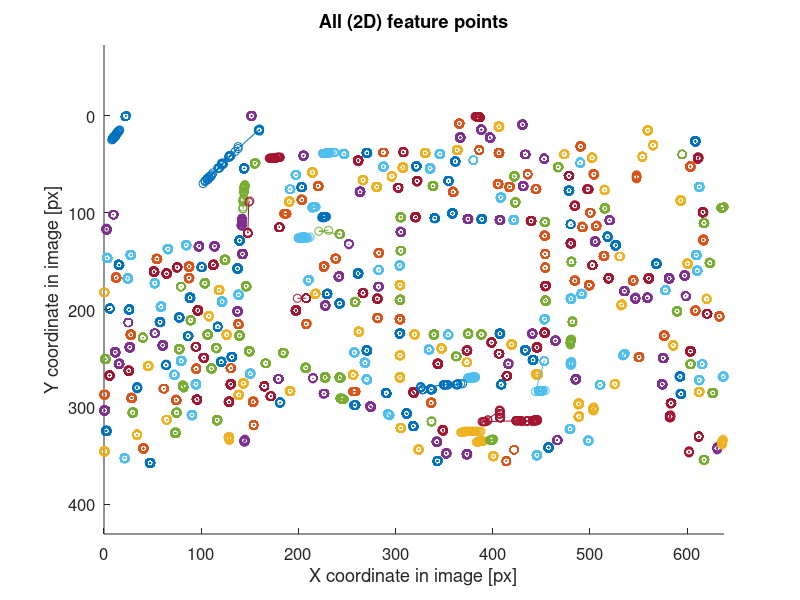
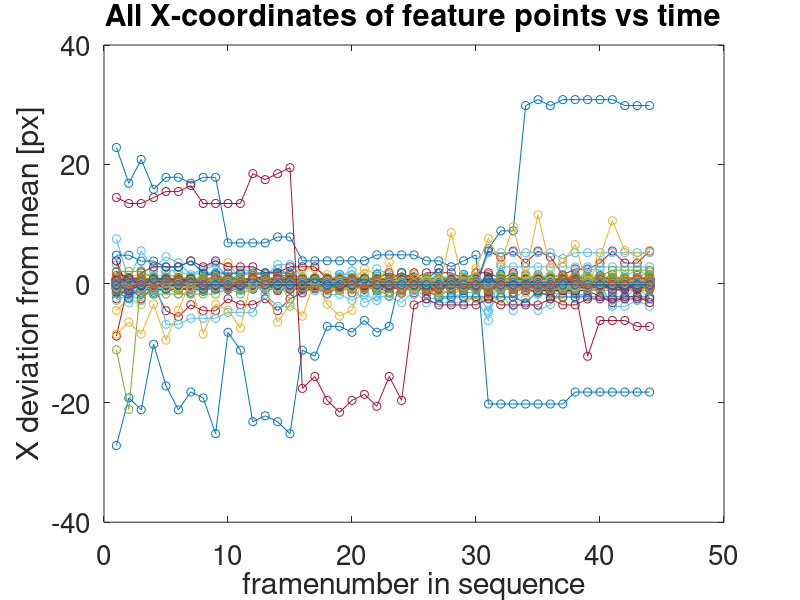
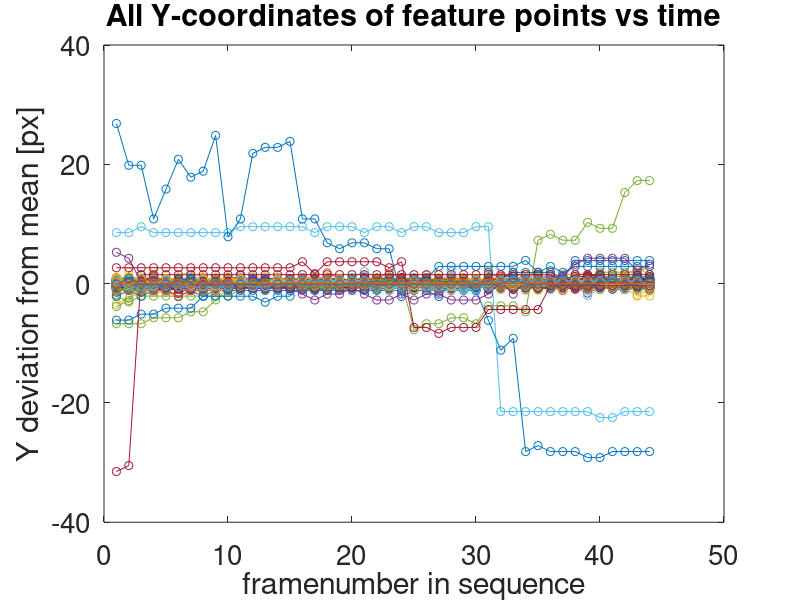
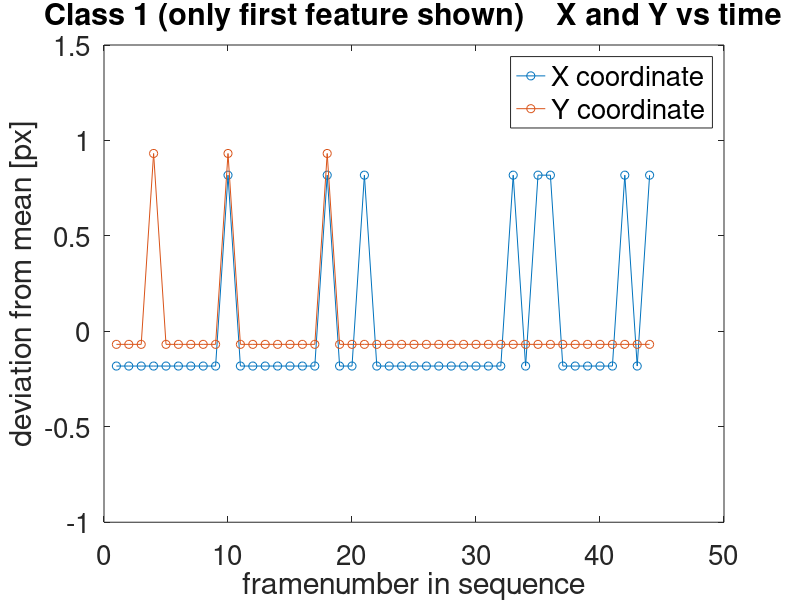

The MATLAB source for these figures, in order:
%
% Investigation of rolling shutter effect on 2D feature positions
% Tested with Octave 3.6.4
%

clf
close all
clc

load rolling_shutter_features_out.mat    % data
dataNormX = data(:,:,1) - mean(data(:,:,1));
dataNormY = data(:,:,2) - mean(data(:,:,2));

FontSize = 20;

% Plot all feature points
figure(1)
title('All (2D) feature points')
hold on
for i=1:size(data,2)
    plot(data(:,i,1), data(:,i,2), 'o-')
end
set(gca, 'FontSize', 12)
set(gca, 'YDir', 'reverse')
axis equal tight
hold off
xlabel('X coordinate in image [px]')
ylabel('Y coordinate in image [px]')
saveas(gcf, ['figures/all_features.pdf'])

% Plot features' mean deviation over time for X and Y coordinates
figure(2)
plot(dataNormX, 'o-')
ylim([-40, 40])
title('All X-coordinates of feature points vs time')
set(gca, 'FontSize', FontSize)
xlabel('framenumber in sequence')
ylabel('X deviation from mean [px]')
saveas(gcf, ['figures/all_features_X.pdf'])
figure(3)
plot(dataNormY, 'o-')
ylim([-40, 40])
title('All Y-coordinates of feature points vs time')
set(gca, 'FontSize', FontSize)
xlabel('framenumber in sequence')
ylabel('Y deviation from mean [px]')
saveas(gcf, ['figures/all_features_Y.pdf'])

% Classify data into rolling shutter error and bad tracks
dataANormX = abs(dataNormX);
dataANormY = abs(dataNormY);
class0    =                                        find(all(dataANormX == 0));
classHalf = intersect(find(any(dataANormX > 0)),   find(all(dataANormX <= 0.5)));
class1    = intersect(find(any(dataANormX > 0.5)), find(all(dataANormX <= 1)));
class3    = intersect(find(any(dataANormX > 1)),   find(all(dataANormX <= 3)));
class3pX  =                                        find(any(dataANormX >  3));    % bad tracks
class3pY  =                                        find(any(dataANormY >  3));    % bad tracks
class3p   = intersect(class3pX, class3pY);    % bad tracking error for both coordinates

disp (['size(data)      = ', num2str(size(data,2)),      '    std = ', num2str(std(dataNormX(:,:)(:)))])
disp (['size(class0)    = ', num2str(length(class0)),    '    std = ', num2str(std(dataNormX(:,class0)(:)))])
disp (['size(classHalf) = ', num2str(length(classHalf)), '    std = ', num2str(std(dataNormX(:,classHalf)(:)))])
disp (['size(class1)    = ', num2str(length(class1)),    '    std = ', num2str(std(dataNormX(:,class1)(:)))])
disp (['size(class3)    = ', num2str(length(class3)),    '    std = ', num2str(std(dataNormX(:,class3)(:)))])
disp (['size(class3p)   = ', num2str(length(class3p)),   '    std = ', num2str(std(dataNormX(:,class3p)(:)))])

% Visualize class 0.5
figure(4)
plot([dataNormX(:,classHalf(1)), dataNormY(:,classHalf(1))], 'o-')
title('Class 0.5 (only first feature shown)    X and Y vs time')
figure(5)
hist(dataNormX(:,classHalf(1)))
title('Class 0.5    Histogram X')
figure(6)
hist(dataNormY(:,classHalf(1)))
title('Class 0.5    Histogram Y')

% Visualize class 1
figure(7)
plot([dataNormX(:,class1(1)), dataNormY(:,class1(1))], 'o-')
ylim([-1, 1.5])
title('Class 1 (only first feature shown)    X and Y vs time')
set(gca, 'FontSize', FontSize)
xlabel('framenumber in sequence')
ylabel('deviation from mean [px]')
set(legend('X coordinate', 'Y coordinate'), 'FontSize', FontSize)
saveas(gcf, ['figures/class1_deviation.pdf'])
figure(8)
hist(dataNormX(:,class1(1)))
title('Class 1    Histogram X')
figure(9)
hist(dataNormY(:,class1(1)))
title('Class 1    Histogram Y')

% Visualize class 3
figure(10)
plot([dataNormX(:,class3(1)), dataNormY(:,class3(1))], 'o-')
ylim([-1, 1.5])
title('Class 3 (only first feature shown)    X and Y vs time')
set(gca, 'FontSize', FontSize)
xlabel('framenumber in sequence')
ylabel('deviation from mean [px]')
set(legend('X coordinate', 'Y coordinate'), 'FontSize', FontSize)
saveas(gcf, ['figures/class3_deviation.pdf'])
figure(11)
hist(dataNormX(:,class3(1)))
title('Class 3    Histogram X')
figure(12)
hist(dataNormY(:,class3(1)))
title('Class 3    Histogram Y')

% Visualize class 3+
figure(13)
plot(data(:,class3p(1),1), data(:,class3p(1),2), 'o-')
title('Class 3+ (only first feature shown)    XY vs time')
NumTicks = 3; L = get(gca, 'XLim'); set(gca, 'XTick', linspace(L(1),L(2),NumTicks))
set(gca, 'FontSize', FontSize)
set(gca, 'YDir', 'reverse')
axis equal tight
xlabel('X coordinate in image [px]')
ylabel('Y coordinate in image [px]')
saveas(gcf, ['figures/class3plus_drift.pdf'])
figure(14)
hist(dataNormX(:,class3p(1)))
title('Class 3+    Histogram X')
figure(15)
hist(dataNormY(:,class3p(1)))
title('Class 3+    Histogram Y')

% Visualize outliers caused by bad tracks    (95% of the data seems to have a std < 1.0)
dataNormRadius = sqrt(dataNormX.^2 + dataNormY.^2);
sortedStdRadius = sort(std(dataNormRadius));
figure(16)
semilogy(linspace(0, 100, size(data,2)), sortedStdRadius)
title('Error of a feature over time vs percentile')
set(gca, 'FontSize', 17)
xlabel('percentile in the sorted list of all features [%]')
ylabel('sigma of error over time of a feature [px]')
saveas(gcf, ['figures/radius_error_distribution.pdf'])

L_1sigma = round(.6827 * length(sortedStdRadius));
L_2sigma = round(.9545 * length(sortedStdRadius));
L_3sigma = round(.9973 * length(sortedStdRadius));
std_1sigma = sqrt(mean(sortedStdRadius(1:L_1sigma).^2));
std_2sigma = sqrt(mean(sortedStdRadius(1:L_2sigma).^2));
std_3sigma = sqrt(mean(sortedStdRadius(1:L_3sigma).^2));
disp (['std of Euclidean error of feature over time, within 1 sigma over all features = ', num2str(std_1sigma)])
disp (['std of Euclidean error of feature over time, within 2 sigma over all features = ', num2str(std_2sigma)])
disp (['std of Euclidean error of feature over time, within 3 sigma over all features = ', num2str(std_3sigma)])
